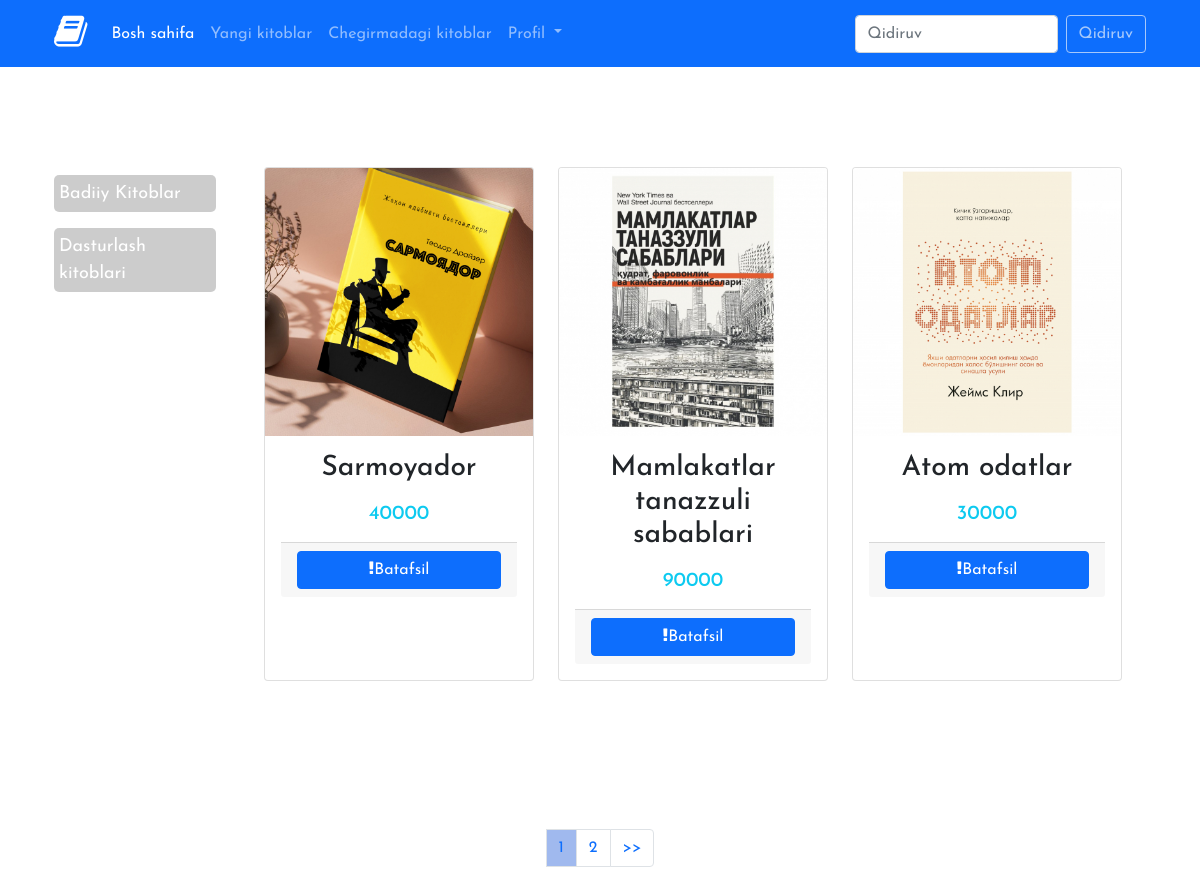
The page / on the database its author committed.
### books/models.py (models this page shows, shortened)
class Category(models.Model):
    name = models.CharField(max_length=200)
    slug = models.SlugField(unique=True,null=True)
    class Meta:
        verbose_name = 'Kategoriya'
        verbose_name_plural = "Kategoriyalar"

class Books(models.Model):
    cname = models.ForeignKey(Category,on_delete=models.CASCADE,verbose_name='Kategoriya nomi')
    name = models.CharField(max_length=150,verbose_name='Kitobning nomi')
    slug = models.SlugField(unique=True,null=True)
    description = models.TextField()
    author= models.CharField(max_length=200,verbose_name='Muallifi')
    publish_date = models.DateField()
    created_time = models.DateTimeField(auto_now_add=True)
    price = models.IntegerField()
    count = models.IntegerField()
    buy_count = models.IntegerField()
    photo = models.ImageField(upload_to='media/photo',null=True)
    class Meta:
        verbose_name = 'Kitob'
        verbose_name_plural = "Kitoblar"
        ordering = ['created_time']

### books/views.py (the view)
# urls.py: path('',views.Index.as_view(),name='home'),
class Index(ListView):
    model = Books
    paginate_by = 3
    context_object_name = 'book_list'
    template_name = 'home.html'
    category = Category.objects.all()
    extra_context = {'title':'Bosh sahifa','cat':category}

### templates/home.html (shortened to what this page needs)
{% load static %}
<!DOCTYPE html>
<html lang="en">
  <head>
    <link
      href="https://cdn.jsdelivr.net/npm/bootstrap@5.1.3/dist/css/bootstrap.min.css"
      rel="stylesheet"
    />
    <link
    href="https://cdn.jsdelivr.net/npm/bootstrap@5.0.2/dist/css/bootstrap.min.css"
    rel="stylesheet"
  />
  <link
    rel="stylesheet"
    href="https://cdnjs.cloudflare.com/ajax/libs/font-awesome/4.7.0/css/font-awesome.min.css"
  />
    <link rel="stylesheet" href="{% static 'css/home.css' %}" />
    <link rel="stylesheet" href="https://cdnjs.cloudflare.com/ajax/libs/font-awesome/4.7.0/css/font-awesome.min.css">
  </head>
  <body>
    <div class="menu w-100 navbar-dark bg-primary">
      <div class="container">
        <nav class="navbar navbar-expand-lg">
          <div class="container-fluid">
            <a class="navbar-brand" href="{% url 'home' %}"
              ><i class="fa fa-book" style="font-size: 36px"></i
            ></a>
            <div class="collapse navbar-collapse" id="navbarSupportedContent">
              <ul class="navbar-nav me-auto mb-2 mb-lg-0">
                <li class="nav-item">
                  <a
                    class="nav-link active"
                    aria-current="page"
                    href="{% url 'home' %}"
                    >Bosh sahifa</a
                  >
                </li>
                <li class="nav-item">
                  <a class="nav-link" href="{% url 'new' %}">Yangi kitoblar</a>
                </li>
                <li class="nav-item">
                  <a class="nav-link" href="{% url 'discount' %}">Chegirmadagi kitoblar</a>
                </li>
                <li class="nav-item dropdown">
                  <a
                    class="nav-link dropdown-toggle"
                    href="#"
                    id="navbarDropdown"
                    role="button"
                    data-bs-toggle="dropdown"
                    aria-expanded="false"
                  >
                    Profil
                  </a>
                </li>
              </ul>
              <form class="d-flex" method="GET" action="{% url 'search' %}">
                <input
                  id="searchTxt"
                  class="form-control me-2"
                  type="search"
                  name="q"
                  placeholder="Qidiruv"
                  aria-label="Search"
                />
                <input
                  id="btnnn"
                  class="btn btn-outline-light disabled"
                  type="submit"
                  value="Qidiruv"
                />
              </form>
            </div>
          </div>
        </nav>
      </div>
    </div>
    <div class="container">
      <div class="row main">
        <div class="col-lg-2 col-12">
          <div class="left" id="navbarSupportedContent">
            <ul class="navbar-nav mr-auto">
              {% for c in cat %}
              <li class="my-2 liCategory">
                <a class="category" href="{% url 'category' c.id %}">{{ c.name }}</a>
              </li>
              {% endfor %}
            </ul>
          </div>
        </div>
        <div class="col-lg-10 col-12">
          <div class="container">
            <div class="row row-cols-1 row-cols-md-3 g-4">
            {% for i in book_list %}
               <div class="col">
                <div class="card h-100">
                  <img src="{{ i.photo.url }}" class="card-img-top" alt="atom" />
                  <div class="card-body">
                    <h3 class="card-title text-center">{{ i.name }}</h3>
                    <p class="card-text">
                      <h5 class="text-info text-center">{{ i.price }}</h5>
                    </p>
                    <div class="card-footer">
                      <a href="{% url 'unique_slug' i.slug %}" class="btn btn-primary w-100"><i class="fa fa-exclamation"></i>Batafsil</a>
                    </div>
                  </div>
                </div>
              </div>
            {% endfor %}
            </div>
          </div>
        </div>
      </div>
    </div>
{% if page_obj.has_other_pages %}
  <nav aria-label="Page navigation example">
    <ul class="pagination justify-content-center p-5">
        {% for p in paginator.page_range %}
              {% if page_obj.number == p %}
              <li class="page-item page-link" style="background:rgb(160, 185, 238);">{{ p }}</li>
              {% elif p >= page_obj.number|add:-1 and p <= page_obj.number|add:1 %}
              <li class="page-item"><a class="page-link" href="?page={{ p }}">{{ p }}</a></li>
              {% endif %}
        {% endfor %}
        {% if page_obj.has_next %}
            <li class="page-item">
              <a class="page-link" href="?page={{ page_obj.next_page_number }}">>></a>
          </li>
        {% endif %}
    </ul>
  </nav>
{% endif %}
  </body>
</html>

### books/static/css/home.css (style rules this page uses)
body { background-image: url(../img/poster.jpg); background-repeat: no-repeat; background-size: cover; background-attachment: fixed; font-family: 'Josefin Sans', sans-serif; }
.main { margin: 100px 0; position: relative; }
.category { text-decoration: none; color: white; }
.liCategory { padding: 5px; border-radius: 5px; font-family: 'Josefin Sans', sans-serif; font-size: 18px; background-color: rgba(0, 0, 0, 0.2); }
.card { background-color: rgba(255, 255, 255, 0.8); }

### rows shown on the page
Category: name "Badiiy Kitoblar"
Category: name "Dasturlash kitoblari"
Books: photo (picture), name "Sarmoyador", price "40000"
Books: photo (picture), name "Mamlakatlar tanazzuli sabablari", price "90000"
Books: photo (picture), name "Atom odatlar", price "30000"

### other values the page prints
{{ p }} "1"
{{ p }} "2"
